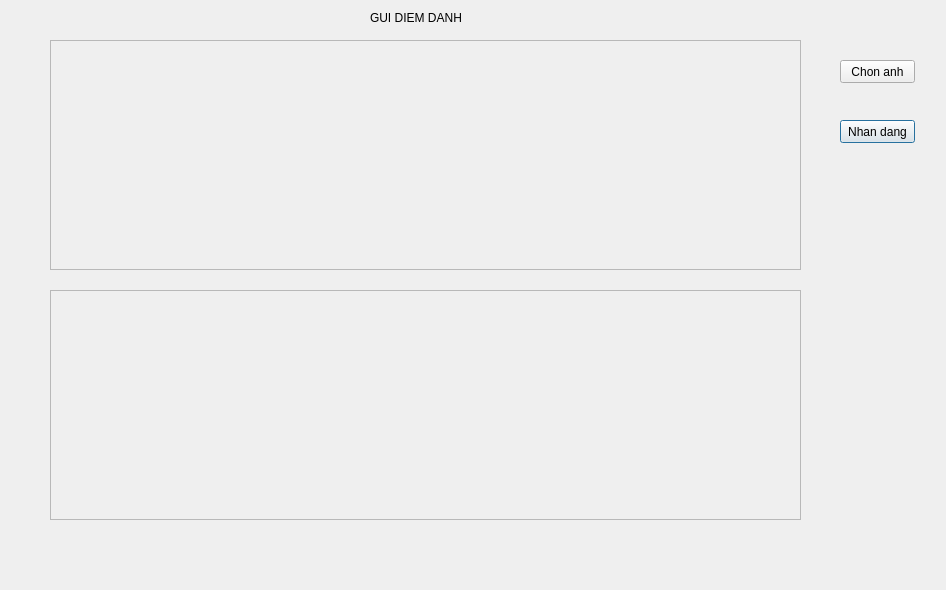
<?xml version="1.0" encoding="UTF-8"?>
<ui version="4.0">
 <class>Dialog</class>
 <widget class="QDialog" name="Dialog">
  <property name="geometry">
   <rect>
    <x>0</x>
    <y>0</y>
    <width>946</width>
    <height>590</height>
   </rect>
  </property>
  <property name="windowTitle">
   <string>Dialog</string>
  </property>
  <widget class="QFrame" name="frame">
   <property name="geometry">
    <rect>
     <x>50</x>
     <y>40</y>
     <width>751</width>
     <height>230</height>
    </rect>
   </property>
   <property name="frameShape">
    <enum>QFrame::StyledPanel</enum>
   </property>
   <property name="frameShadow">
    <enum>QFrame::Raised</enum>
   </property>
  </widget>
  <widget class="QPushButton" name="btnRecognitionFaces">
   <property name="geometry">
    <rect>
     <x>840</x>
     <y>120</y>
     <width>75</width>
     <height>23</height>
    </rect>
   </property>
   <property name="text">
    <string>Nhan dang</string>
   </property>
  </widget>
  <widget class="QFrame" name="frame_2">
   <property name="geometry">
    <rect>
     <x>50</x>
     <y>290</y>
     <width>751</width>
     <height>230</height>
    </rect>
   </property>
   <property name="frameShape">
    <enum>QFrame::StyledPanel</enum>
   </property>
   <property name="frameShadow">
    <enum>QFrame::Raised</enum>
   </property>
  </widget>
  <widget class="QLabel" name="label">
   <property name="geometry">
    <rect>
     <x>370</x>
     <y>10</y>
     <width>91</width>
     <height>16</height>
    </rect>
   </property>
   <property name="text">
    <string>GUI DIEM DANH</string>
   </property>
  </widget>
  <widget class="QPushButton" name="btnChoosePicture">
   <property name="geometry">
    <rect>
     <x>840</x>
     <y>60</y>
     <width>75</width>
     <height>23</height>
    </rect>
   </property>
   <property name="text">
    <string>Chon anh</string>
   </property>
  </widget>
 </widget>
 <resources/>
 <connections/>
</ui>
